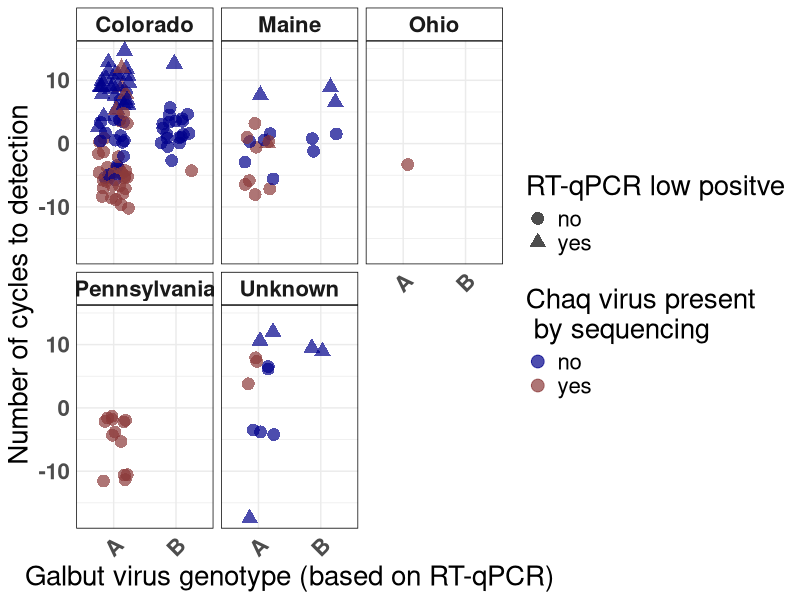
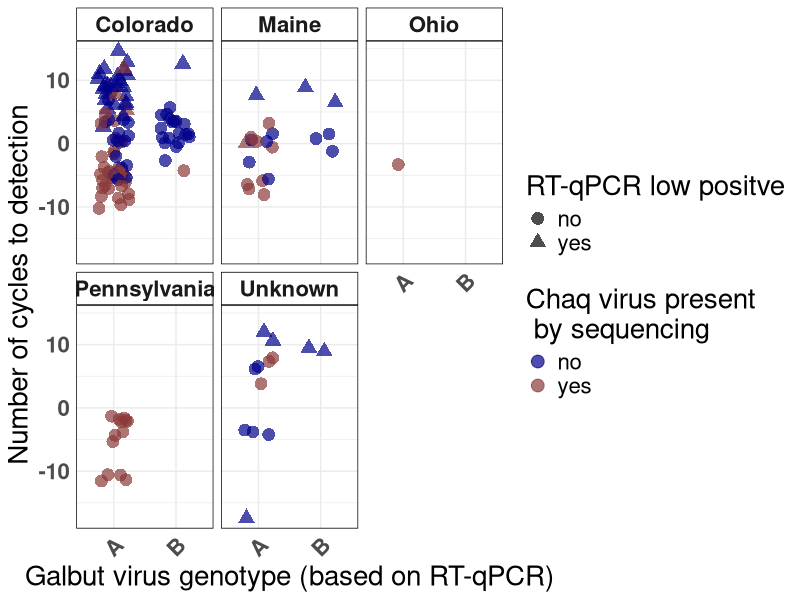

Here is the R script that generated these plots, in order:
library(tidyverse)
library(readxl)

metadata <- read_xlsx("analyses/data/Metadata_Table.xlsx")

metadata <- metadata %>% 
  mutate(present = str_replace(present, "y", "yes"),
         present = str_replace(present, "n", "no"),
         complete = str_replace(complete, "y", "yes"),
         complete = str_replace(complete, "n", "no"),
         low_pos = str_replace(low_pos, "y", "yes"),
         low_pos = str_replace(low_pos, "n", "no"),
         expected_result = str_replace(expected_result, "y", "yes"),
         expected_result = str_replace(expected_result, "n", "no"),
         chaq_present = str_replace(chaq_present, "n", "no"),
         chaq_present = str_replace(chaq_present, "y", "yes"),
         chaq_complete = str_replace(chaq_complete, "n", "no"),
         chaq_complete = str_replace(chaq_complete, "y", "yes"),
         galbut_present = str_replace(galbut_present, "n", "no"),
         galbut_present = str_replace(galbut_present, "y", "yes"),
         galbut_complete = str_replace(galbut_complete, "n", "no"),
         galbut_complete = str_replace(galbut_complete, "y", "yes"))

location_v_positive <- metadata %>% 
  group_by(location, present) %>% 
  summarise(n())

location_v_complete <- metadata %>% 
  filter(present == "yes") %>% 
  group_by(location, complete) %>% 
  summarise(n())

location_v_chaq_positive <- metadata %>% 
  group_by(location, chaq_present) %>% 
  summarise(n())

location_v_chaq_complete <- metadata %>% 
  filter(chaq_present == "yes") %>% 
  group_by(location, chaq_complete) %>% 
  summarise(n())

location_v_galbut_positive <- metadata %>% 
  group_by(location, galbut_present) %>% 
  summarise(n())

location_v_galbut_complete <- metadata %>% 
  filter(galbut_present == "yes") %>% 
  group_by(location, galbut_complete) %>% 
  summarise(n())

# Normalize
metadata2 <- metadata %>% 
  mutate(ct_use = case_when(genotype == "A" & ct_1600_1601 < ct_2165_2170 ~ ct_1600_1601,
                            genotype == "A" & ct_1600_1601 > ct_2165_2170 ~ ct_2165_2170,
                            genotype == "B" ~ ct_2165_2170),
         delta_ct = ct_use - ct_rpl) %>% 
  select(sample_name, location, species, low_pos, ct_1600_1601, ct_2165_2170, 
         genotype, ct_rpl, chaq_present, ct_use, delta_ct) %>% 
# remove ohio samples that were definitely not positive for galbut virus  
  filter(!row_number() %in% c(119, 120, 122, 123, 124, 125, 126))

ct_genotype <- ggplot(filter(metadata2)) +
  geom_jitter(aes(x = genotype, y = delta_ct, color = chaq_present, 
                  shape = low_pos), size = 4, alpha = 0.7, width = 0.25, 
              height = 0) +
  scale_colour_manual(values = c("darkblue", "indianred4")) +
  theme_minimal(base_size = 11) +
  theme(panel.border = element_rect(linetype = "solid", fill = NA),
        strip.background = element_rect(colour = "black", fill = "white"),
        strip.text = element_text(face = "bold"),
        axis.text = element_text(face = "bold"),
        text = element_text(size = 20),
        axis.text.x = element_text(angle = 45, hjust = 1, vjust = 1)) +
  facet_wrap(~location) +
  labs(x = "Galbut virus genotype (based on RT-qPCR)",
       y = "Number of cycles to detection", 
       color = "Chaq virus present\n by sequencing", 
       shape = "RT-qPCR low positve")

ct_genotype
ggsave("analyses/plots/galbut_present.pdf", units = "in", width = 14, height = 8)


